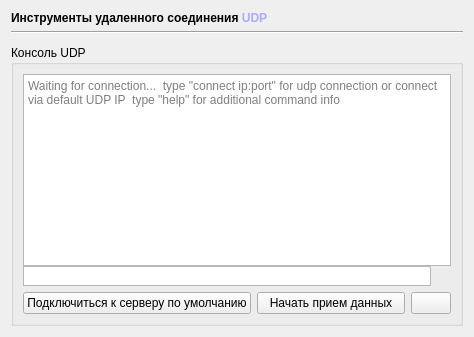
      <widget class="QWidget" name="link_tab">
       <attribute name="icon">
        <iconset resource="img.qrc">
         <normaloff>:/tabIcons/connectUdp.png</normaloff>:/tabIcons/connectUdp.png</iconset>
       </attribute>
       <attribute name="title">
        <string/>
       </attribute>
       <layout class="QVBoxLayout" name="verticalLayout_2">
        <item>
         <widget class="QLabel" name="label_6">
          <property name="text">
           <string>&lt;html&gt;&lt;head/&gt;&lt;body&gt;&lt;p&gt;&lt;span style=&quot; font-weight:600;&quot;&gt;Инструменты удаленного соединения &lt;/span&gt;&lt;span style=&quot; font-weight:600; color:#aaaaff;&quot;&gt;UDP&lt;/span&gt;&lt;/p&gt;&lt;/body&gt;&lt;/html&gt;</string>
          </property>
         </widget>
        </item>
        <item>
         <widget class="Line" name="line_2">
          <property name="orientation">
           <enum>Qt::Horizontal</enum>
          </property>
         </widget>
        </item>
        <item>
         <spacer name="verticalSpacer_7">
          <property name="orientation">
           <enum>Qt::Vertical</enum>
          </property>
          <property name="sizeType">
           <enum>QSizePolicy::Fixed</enum>
          </property>
          <property name="sizeHint" stdset="0">
           <size>
            <width>20</width>
            <height>5</height>
           </size>
          </property>
         </spacer>
        </item>
        <item>
         <widget class="QGroupBox" name="UDPConsole">
          <property name="sizePolicy">
           <sizepolicy hsizetype="Expanding" vsizetype="Expanding">
            <horstretch>0</horstretch>
            <verstretch>0</verstretch>
           </sizepolicy>
          </property>
          <property name="minimumSize">
           <size>
            <width>452</width>
            <height>170</height>
           </size>
          </property>
          <property name="autoFillBackground">
           <bool>false</bool>
          </property>
          <property name="title">
           <string>Консоль UDP</string>
          </property>
          <property name="flat">
           <bool>false</bool>
          </property>
          <property name="checkable">
           <bool>false</bool>
          </property>
          <layout class="QGridLayout" name="gridLayout_4">
           <item row="1" column="1">
            <widget class="QPushButton" name="pushButton_2">
             <property name="enabled">
              <bool>true</bool>
             </property>
             <property name="sizePolicy">
              <sizepolicy hsizetype="Expanding" vsizetype="Preferred">
               <horstretch>0</horstretch>
               <verstretch>0</verstretch>
              </sizepolicy>
             </property>
             <property name="text">
              <string>Начать прием данных</string>
             </property>
             <property name="checkable">
              <bool>false</bool>
             </property>
            </widget>
           </item>
           <item row="1" column="0">
            <widget class="QPushButton" name="pushButton">
             <property name="enabled">
              <bool>true</bool>
             </property>
             <property name="sizePolicy">
              <sizepolicy hsizetype="Expanding" vsizetype="Preferred">
               <horstretch>0</horstretch>
               <verstretch>0</verstretch>
              </sizepolicy>
             </property>
             <property name="minimumSize">
              <size>
               <width>0</width>
               <height>0</height>
              </size>
             </property>
             <property name="text">
              <string>Подключиться к серверу по умолчанию</string>
             </property>
             <property name="checkable">
              <bool>false</bool>
             </property>
            </widget>
           </item>
           <item row="1" column="2">
            <widget class="QPushButton" name="udpStopButton">
             <property name="sizePolicy">
              <sizepolicy hsizetype="Minimum" vsizetype="Preferred">
               <horstretch>0</horstretch>
               <verstretch>0</verstretch>
              </sizepolicy>
             </property>
             <property name="text">
              <string/>
             </property>
             <property name="icon">
              <iconset resource="img.qrc">
               <normaloff>:/img/close.png</normaloff>:/img/close.png</iconset>
             </property>
             <property name="iconSize">
              <size>
               <width>12</width>
               <height>12</height>
              </size>
             </property>
            </widget>
           </item>
           <item row="0" column="0" colspan="3">
            <layout class="QGridLayout" name="gridLayout_3">
             <property name="spacing">
              <number>0</number>
             </property>
             <item row="1" column="0">
              <widget class="QTextEdit" name="udpIn">
               <property name="sizePolicy">
                <sizepolicy hsizetype="Expanding" vsizetype="Fixed">
                 <horstretch>0</horstretch>
                 <verstretch>0</verstretch>
                </sizepolicy>
               </property>
               <property name="minimumSize">
                <size>
                 <width>0</width>
                 <height>20</height>
                </size>
               </property>
               <property name="maximumSize">
                <size>
                 <width>16777215</width>
                 <height>20</height>
                </size>
               </property>
               <property name="verticalScrollBarPolicy">
                <enum>Qt::ScrollBarAlwaysOff</enum>
               </property>
               <property name="horizontalScrollBarPolicy">
                <enum>Qt::ScrollBarAlwaysOff</enum>
               </property>
               <property name="textInteractionFlags">
                <set>Qt::LinksAccessibleByKeyboard|Qt::LinksAccessibleByMouse|Qt::TextBrowserInteraction|Qt::TextEditable|Qt::TextEditorInteraction|Qt::TextSelectableByKeyboard|Qt::TextSelectableByMouse</set>
               </property>
              </widget>
             </item>
             <item row="1" column="1">
              <widget class="QPushButton" name="udpSendButton">
               <property name="sizePolicy">
                <sizepolicy hsizetype="Fixed" vsizetype="Fixed">
                 <horstretch>0</horstretch>
                 <verstretch>0</verstretch>
                </sizepolicy>
               </property>
               <property name="minimumSize">
                <size>
                 <width>20</width>
                 <height>20</height>
                </size>
               </property>
               <property name="maximumSize">
                <size>
                 <width>20</width>
                 <height>20</height>
                </size>
               </property>
               <property name="sizeIncrement">
                <size>
                 <width>0</width>
                 <height>0</height>
                </size>
               </property>
               <property name="styleSheet">
                <string notr="true">
border-radius: 1px;</string>
               </property>
               <property name="text">
                <string/>
               </property>
               <property name="icon">
                <iconset resource="qdarkstyle/dark/style.qrc">
                 <normaloff>:/qss_icons/dark/rc/arrow_right@2x.png</normaloff>:/qss_icons/dark/rc/arrow_right@2x.png</iconset>
               </property>
               <property name="iconSize">
                <size>
                 <width>10</width>
                 <height>10</height>
                </size>
               </property>
              </widget>
             </item>
             <item row="0" column="0" colspan="2">
              <widget class="QTextEdit" name="udpDisp">
               <property name="sizePolicy">
                <sizepolicy hsizetype="Expanding" vsizetype="Expanding">
                 <horstretch>0</horstretch>
                 <verstretch>0</verstretch>
                </sizepolicy>
               </property>
               <property name="readOnly">
                <bool>true</bool>
               </property>
               <property name="markdown">
                <string/>
               </property>
               <property name="html">
                <string>&lt;!DOCTYPE HTML PUBLIC &quot;-//W3C//DTD HTML 4.0//EN&quot; &quot;http://www.w3.org/TR/REC-html40/strict.dtd&quot;&gt;
&lt;html&gt;&lt;head&gt;&lt;meta name=&quot;qrichtext&quot; content=&quot;1&quot; /&gt;&lt;style type=&quot;text/css&quot;&gt;
p, li { white-space: pre-wrap; }
&lt;/style&gt;&lt;/head&gt;&lt;body style=&quot; font-family:'MS Shell Dlg 2'; font-size:8.25pt; font-weight:400; font-style:normal;&quot;&gt;
&lt;p style=&quot;-qt-paragraph-type:empty; margin-top:0px; margin-bottom:0px; margin-left:0px; margin-right:0px; -qt-block-indent:0; text-indent:0px;&quot;&gt;&lt;br /&gt;&lt;/p&gt;&lt;/body&gt;&lt;/html&gt;</string>
               </property>
               <property name="placeholderText">
                <string>Waiting for connection...  type &quot;connect ip:port&quot; for udp connection or connect via default UDP IP  type &quot;help&quot; for additional command info  </string>
               </property>
              </widget>
             </item>
            </layout>
           </item>
          </layout>
         </widget>
        </item>
       </layout>
      </widget>
